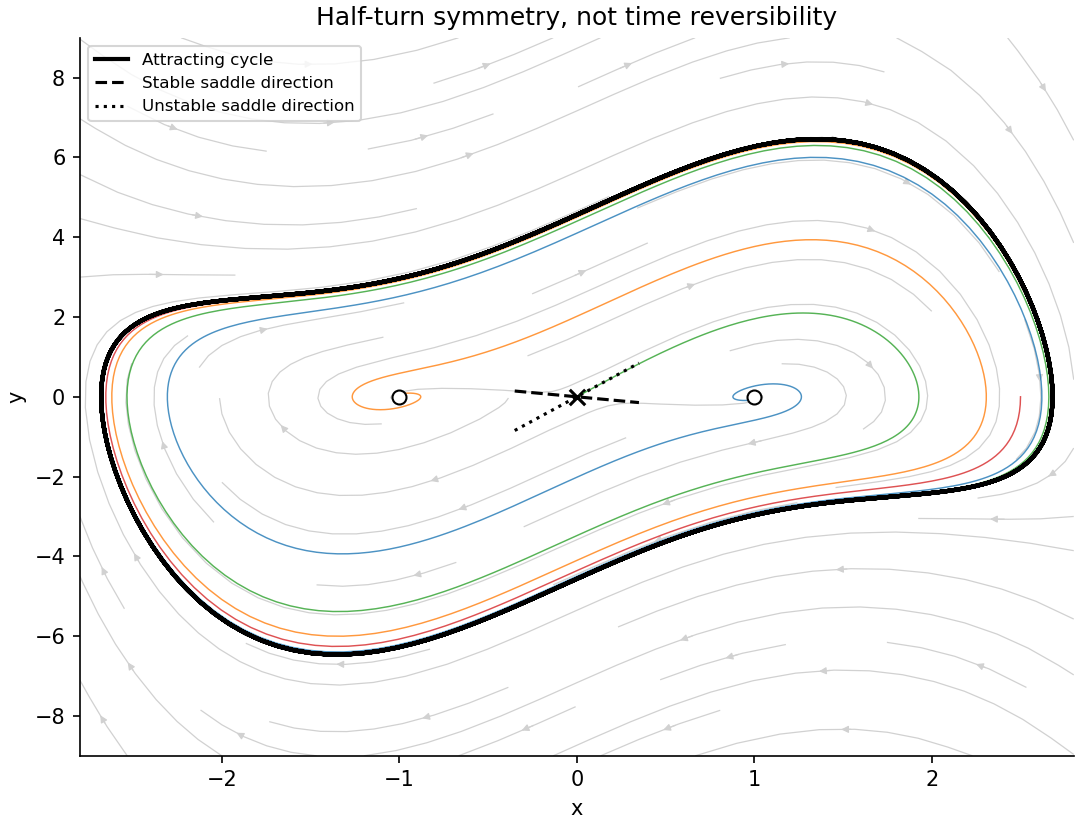

This figure's Python source:
"""Original solution diagram; Python 3.14, NumPy 2.3.5, Matplotlib 3.10.7. Output to CWD."""
from pathlib import Path
import numpy as np
import matplotlib
matplotlib.use('Agg')
import matplotlib.pyplot as plt
plt.rcParams.update({'figure.facecolor':'white','axes.facecolor':'white','font.size':10,'axes.spines.top':False,'axes.spines.right':False})

Om=-2
def field(x,y):return y,x-Om*y-x**3-x*x*y
def orbit(x,y,T=80,dt=.003):
 out=[]
 for i in range(int(T/dt)):
  if i%5==0:out.append((x,y))
  a=field(x,y);b=field(x+dt*a[0]/2,y+dt*a[1]/2);c=field(x+dt*b[0]/2,y+dt*b[1]/2);d=field(x+dt*c[0],y+dt*c[1]);x+=dt*(a[0]+2*b[0]+2*c[0]+d[0])/6;y+=dt*(a[1]+2*b[1]+2*c[1]+d[1])/6
 return np.array(out)
fig,ax=plt.subplots(figsize=(7.2,5.5),layout='constrained');x=np.linspace(-2.8,2.8,36);y=np.linspace(-9,9,45);X,Y=np.meshgrid(x,y);U,V=field(X,Y);ax.streamplot(X,Y,U,V,color='.82',density=.75,linewidth=.6,arrowsize=.7)
for ic in [(1.03,0),(-1.03,0),(.02,.05),(2.5,0)]:
 q=orbit(*ic);ax.plot(q[:,0],q[:,1],lw=.7,alpha=.8)
q=orbit(2.5,0);q=q[len(q)*3//4:];ax.plot(q[:,0],q[:,1],color='black',lw=2,label='Attracting cycle')
for lam,ls,name in [(1-np.sqrt(2),'--','Stable saddle direction'),(1+np.sqrt(2),':','Unstable saddle direction')]:
 xx=np.linspace(-.35,.35,60);ax.plot(xx,lam*xx,ls=ls,color='black',label=name)
ax.scatter([0],[0],marker='x',color='black',s=55);ax.scatter([-1,1],[0,0],facecolors='white',edgecolors='black',s=45,zorder=5);ax.set(xlabel='x',ylabel='y',title='Half-turn symmetry, not time reversibility',xlim=(-2.8,2.8),ylim=(-9,9));ax.legend(fontsize=8,loc='upper left')
fig.savefig(Path.cwd()/'2010-symmetric-oscillator.png',dpi=150,facecolor='white');plt.close(fig)
